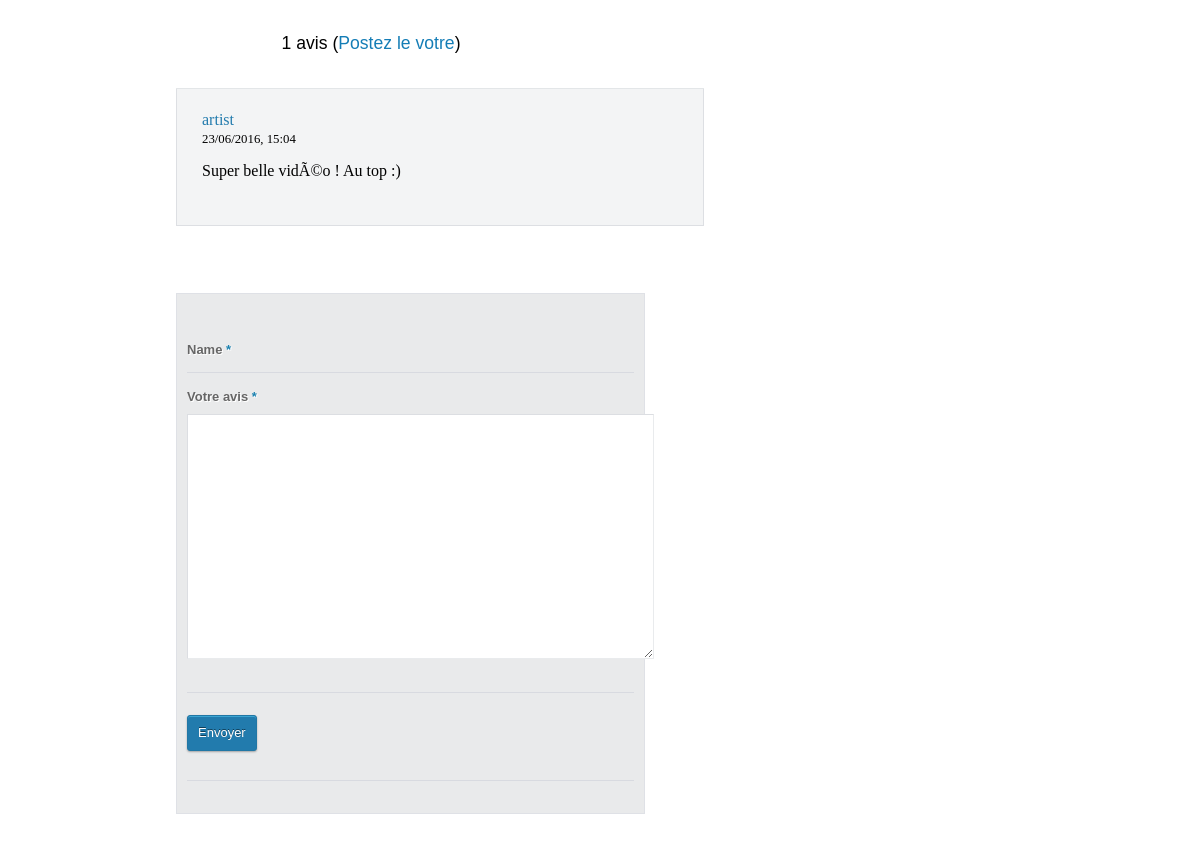
Page /artiste/avis.php?ID=3 on the committed database.
### tables this page shows
CREATE TABLE IF NOT EXISTS `comments` (
  `id` int(11) NOT NULL AUTO_INCREMENT,
  `name` text NOT NULL,
  `description` text NOT NULL,
  `url` text NOT NULL,
  `date` varchar(50) NOT NULL,
  `id_oeuvre` int(11) NOT NULL,
  PRIMARY KEY (`id`)
);

### artiste/comments/inc_rate.php (the view, shortened to what this page needs)
<!DOCTYPE html>
 <html>
<link rel="stylesheet" media="screen,projection" type="text/css" href="comments/css/comments.css" />
	<link type="text/css" rel="stylesheet" href="comments/3RD Party Code/styles/shCore.css"/>
	<link type="text/css" rel="stylesheet" href="comments/3RD Party Code/styles/shThemeDefault.css"/>
<?php
function BBCode ($str) {
    $str = htmlentities($str);
    $simple_search = array(
                '/\[br\]/is',
                '/\[b\](.*?)\[\/b\]/is',
                '/\[i\](.*?)\[\/i\]/is',
                '/\[u\](.*?)\[\/u\]/is',
                '/\[url\=(.*?)\](.*?)\[\/url\]/is',
                '/\[url\](.*?)\[\/url\]/is',
                '/\[align\=(left|center|right)\](.*?)\[\/align\]/is',
                '/\[img\](.*?)\[\/img\]/is',
                '/\[mail\=(.*?)\](.*?)\[\/mail\]/is',
                '/\[mail\](.*?)\[\/mail\]/is',
                '/\[font\=(.*?)\](.*?)\[\/font\]/is',
                '/\[size\=(.*?)\](.*?)\[\/size\]/is',
                '/\[color\=(.*?)\](.*?)\[\/color\]/is',
               '/\[codearea\](.*?)\[\/codearea\]/is',
              '/\[p\](.*?)\[\/p\]/is',
			   '/\:angry:/is',
			    '/\:angel:/is',
				 '/\:arrow:/is',
				  '/\:at:/is',
				   '/\:biggrin:/is',
				    '/\:blank:/is',
					 '/\:blush:/is',
					  '/\:confused:/is',
					   '/\:cool:/is',
					    '/\:dodgy:/is',
						 '/\:exclamation:/is',
						  '/\:heart:/is',
						   '/\:huh:/is',
						    '/\:lightbulb:/is',
							 '/\:my:/is',
							  '/\:rolleyes:/is',
							   '/\:sad:/is',
							    '/\:shy:/is',
								 '/\:sleepy:/is',
								  '/\:smile:/is',
								   '/\:tongue:/is',
								    '/\:undecided:/is',
									'/\:wink:/is',
									'/\[code\](.*?)\[\/code\]/is',
									 '/\[php\](.*?)\[\/php\]/is',
									  '/\[css\](.*?)\[\/css\]/is',
									  	'/\[jscript\](.*?)\[\/jscript\]/is',
										 '/\[sql\](.*?)\[\/sql\]/is',
										  '/\[perl\](.*?)\[\/perl\]/is',
                );
    $str = preg_replace ($simple_search, $simple_replace, $str);
    return $str;
}
function getComments($tutid){
$test='SELECT COUNT(*) AS verif_exist FROM comments WHERE name="'.$_SESSION["login_artist"].'" AND id_oeuvre="'.$_GET["ID"].'"';
$res_test = mysql_query($test);
$test_data = @mysql_fetch_array($res_test);
	$id_oeuvre = $_GET["ID"];
	$results = mysql_query("SELECT * FROM comments WHERE id_oeuvre='$id_oeuvre' ORDER BY id DESC") or die(mysql_error());
	$commentNum = mysql_num_rows($results);
		echo' <div class="post-bottom-section"> ';
		if($test_data['verif_exist'] < 1)
		{
		echo'    <h2> '.$commentNum.' avis (<a href="#post" title="post your own">Postez le votre</a>)</h2>
			 <div class="primary">
            	<ol class="commentlist">';
		}else {
			echo'    <h2> '.$commentNum.' avis (<b>Vous avez déjà posté un avis</b>)</h2>
			 <div class="primary">
            	<ol class="commentlist">';
		}
   $count = @mysql_numrows($results);
   $i = 0;
   while ($i < $count){
        $name = mysql_result($results,$i,"name");
        $description = mysql_result($results,$i,"description");
        $url = mysql_result($results,$i,"url");
        $date = mysql_result($results,$i,"date");
	    $css = "thread-alt depth-1";
						echo' <li class="'.$css.'">
							<div class="comment-info">
								<cite>
									<a href="'.$url.'" title="'.$name.'">'.$name.'</a> <br />
									<span class="comment-data">'.$date.'</span>
								</cite>
							</div>
							<div class="comment-text">
								<p>'.BBCode($description).'</p>
							</div>
								</li>';
        $i++;
        }
                     echo'</ol></div></div>';
                 }
?>
<?php
function submitComments($tutid2,$tuturl){
echo'
<a name="post">
         <div class="post-bottom-section">
            <div class="primary">
            	<form action="oeuvre.php?ID='.$_GET['ID'].'" method="post" id="commentform">
               	    <div>
					    <label for="name" hidden>Name <span>*</span></label>
						<input hidden id="name" name="name" value="'.$_SESSION["login_artist"].'" type="text" tabindex="1" />
						<input hidden id="id_oeuvre" name="id_oeuvre" value="'.$_GET['ID'].'" type="text" tabindex="1" />
					</div>
                    <div>
						<label for="message">Votre avis <span>*</span></label>
						<textarea id="message" name="message" rows="10" cols="18" tabindex="4"></textarea>
					</div>
                    <div class="no-border">
					    <input class="button" type="submit" name="post" value="Envoyer" tabindex="5" title="Submit Comment" />
					</div>
					<input type="hidden" name="tuturl" value="'.$tuturl.'" />
                    <input type="hidden" name="tutid2" value="'.$tutid2.'" />
               </form>
            </div>
</div>';
}
?>

### artiste/comments/css/comments.css (style rules this page uses)
a:link, a:visited { text-decoration: none; color: #147DB6; outline: 0; }
form { width: 500px; margin: 24px 0 24px 0; padding: 32px 10px; background: #E9EAEB; border: 1px solid #DFE1E6; }
input, select { vertical-align: middle; }
form div { border-bottom: 1px solid #D8DAE0; padding: 12px 0 5px 0; margin: 0; color: #2C76A6; }
form label { display: block; font-family: 'Lucida Grande', 'Lucida Sans Unicode', 'Lucida Sans', Verdana, Sans-Serif; font-weight: bold; line-height: 24px; font-size: 13px; margin: 0 0 5px 0; text-shadow: 1px 1px 0 rgba(255, 255, 255, 1); color:#666666; }
form label span { color: #1980AF; }
form input, form select, form textarea { margin-bottom: 24px; padding: 9px 20px; color: #999; background: #fff; border-width: 1px; border-style: solid; border-color: #DCDEE2 #E9EBED #E9EBED #DCDEE2; font: 13px 'Lucida Grande', 'Lucida Sans Unicode', 'Lucida Sans', Verdana, Sans-serif; }
form textarea { height: 225px; }
form input.button { height: 36px; font-family: 'Lucida Grande', 'Lucida Sans Unicode', 'Lucida Sans', Verdana, Sans-serif; margin-top: 10px; margin-right: 3px; padding: 6px 10px; border: 1px solid #2177A5; background-color: #227bad; color: #fff; cursor: pointer; text-shadow: 0 -1px 0 rgba(0,0,0,0.5); -moz-border-radius: 3px; -webkit-border-radius: 3px; border-radius: 3px; box-shadow: 0px 1px 2px rgba(0,0,0,0.3), inset 0 1px 0 #3CA5D2; -moz-box-shadow: 0px 1px 2px rgba(0,0,0,0.3), inset 0 1px 0 #3CA5D2; -webkit-box-shadow: 0px 1px 2px rgba(0,0,0,0.3), inset 0 1px 0 #3CA5D2; }
#name, #email, #message, #website { width: 475px; }
.primary { width: 533px; float: right; padding-right: 25px; }
.post-bottom-section { position: relative; margin: 10px 0 20px 0; padding: 0 0 20px 0; width: 726px; overflow: hidden; }
.post-bottom-section h2 { padding:5px 0; font:1.1em/1.5 "arial", serif; text-align:center; }
.post-bottom-section .primary form { position: relative; top: 15px; left: 0; margin: 0 0 20px 0; width: 447px; }
.post-bottom-section .primary form #name, .post-bottom-section .primary form #email, .post-bottom-section .primary form #message, .post-bottom-section .primary form #website { width: 425px; }
ol.commentlist { margin: 12px 5px 12px 0; padding: 0; background: #FAFAFA; border-top: 1px solid #E3E6E8; }
.commentlist li { list-style: none; margin: 0; padding: 12px 0 0 0; border: 1px solid #E3E6E8; border-width: 0 1px 1px 1px; overflow: hidden; }
.commentlist li a:link, .commentlist li a:visited { color: #227bad; }
.commentlist li .comment-info { width: 99%; margin: 5px 0 0 0; padding: 0; overflow: hidden; }
.commentlist li .comment-info cite { display: block; margin: 0; padding: 5px 65px 5px 25px; font-style: normal; }
.commentlist li .comment-info cite .comment-data { font-size: .8em; font-weight: normal; }
.commentlist li .comment-text { clear: both; margin: 10px 0 0 0; padding: 0 25px 25px 25px; }
.commentlist li .comment-text p { margin: 5px 0 20px 0; padding: 0; }
.commentlist li.thread-alt { background: #F3F4F5; border-color: #DDDFE3; }

### artiste/comments/3RD Party Code/styles/shCore.css (style rules this page uses)
.syntaxhighlighter.printing, .syntaxhighlighter.printing .line.alt1 .content, .syntaxhighlighter.printing .line.alt2 .content, .syntaxhighlighter.printing .line.highlighted .number, .syntaxhighlighter.printing .line.highlighted.alt1 .content, .syntaxhighlighter.printing .line.highlighted.alt2 .content, { background: none !important; }

### rows in the picture
comments: name "artist", date "23/06/2016, 15:04", description "Super belle vidÃ©o ! Au top :)"

### other values in the picture
$commentNum "1"
